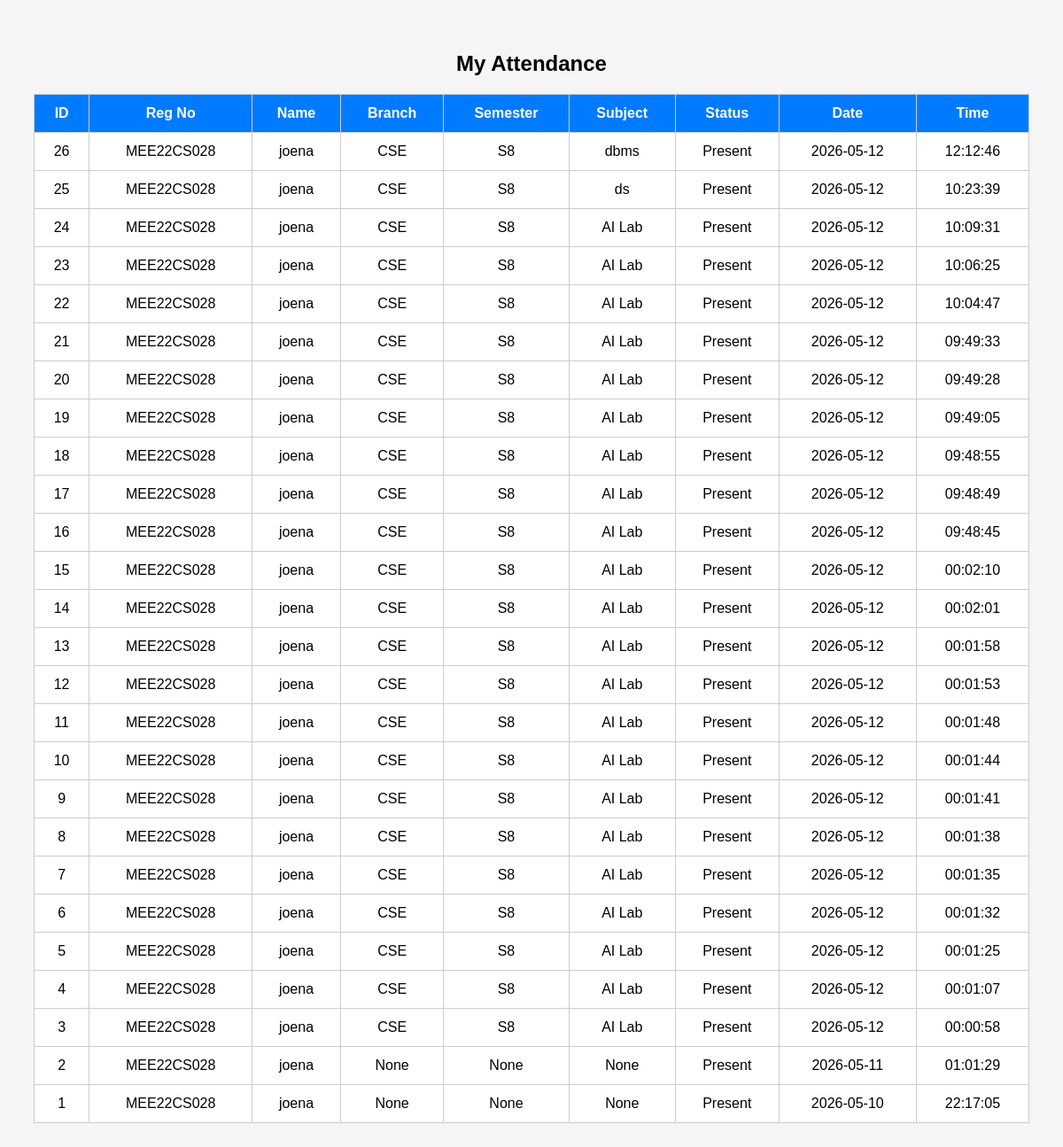
/my_attendance (signed in), run on the app's committed database.
### tables this page shows
CREATE TABLE attendance(
    id INTEGER PRIMARY KEY AUTOINCREMENT,
    regno TEXT,
    name TEXT,
    branch TEXT,
    semester TEXT,
    subject TEXT,
    status TEXT,
    date TEXT,
    time TEXT
);

### app.py (the view)
@app.route('/my_attendance')
def my_attendance():
    if 'regno' not in session:
        return redirect('/student_login_page')
    regno = session['regno']
    conn = sqlite3.connect('students.db')
    cursor = conn.cursor()
    cursor.execute("""
        SELECT *
        FROM attendance
        WHERE regno=?
        ORDER BY id DESC
    """, (regno,))
    data = cursor.fetchall()
    conn.close()
    return render_template(
        'my_attendance.html',
        data=data
    )

### templates/my_attendance.html (shortened to what this page needs)
<!DOCTYPE html>
<html>
<head>
</head>
<body>
<h2>My Attendance</h2>
<table>
    <tr>
        <th>ID</th>
        <th>Reg No</th>
        <th>Name</th>
        <th>Branch</th>
        <th>Semester</th>
        <th>Subject</th>
        <th>Status</th>
        <th>Date</th>
        <th>Time</th>
    </tr>
    {% for row in data %}
    <tr>
        <td>{{ row[0] }}</td>
        <td>{{ row[1] }}</td>
        <td>{{ row[2] }}</td>
        <td>{{ row[3] }}</td>
        <td>{{ row[4] }}</td>
        <td>{{ row[5] }}</td>
        <td>{{ row[6] }}</td>
        <td>{{ row[7] }}</td>
        <td>{{ row[8] }}</td>
    </tr>
    {% endfor %}
</table>
</body>
</html>

### templates/my_attendance.html (style rules this page uses)
body { font-family: Arial; background:#f5f5f5; padding:30px; }
table { width:100%; border-collapse: collapse; background:white; }
th, td { padding:12px; border:1px solid #ccc; text-align:center; }
th { background:#007bff; color:white; }
h2 { text-align:center; }

### data on the page
attendance: id "26", regno "MEE22CS028", name "joena", branch "CSE", semester "S8", subject "dbms", status "Present", date "2026-05-12", time "12:12:46"
attendance: id "25", regno "MEE22CS028", name "joena", branch "CSE", semester "S8", subject "ds", status "Present", date "2026-05-12", time "10:23:39"
attendance: id "24", regno "MEE22CS028", name "joena", branch "CSE", semester "S8", subject "AI Lab", status "Present", date "2026-05-12", time "10:09:31"
attendance: id "23", regno "MEE22CS028", name "joena", branch "CSE", semester "S8", subject "AI Lab", status "Present", date "2026-05-12", time "10:06:25"
attendance: id "22", regno "MEE22CS028", name "joena", branch "CSE", semester "S8", subject "AI Lab", status "Present", date "2026-05-12", time "10:04:47"
attendance: id "21", regno "MEE22CS028", name "joena", branch "CSE", semester "S8", subject "AI Lab", status "Present", date "2026-05-12", time "09:49:33"
attendance: id "20", regno "MEE22CS028", name "joena", branch "CSE", semester "S8", subject "AI Lab", status "Present", date "2026-05-12", time "09:49:28"
attendance: id "19", regno "MEE22CS028", name "joena", branch "CSE", semester "S8", subject "AI Lab", status "Present", date "2026-05-12", time "09:49:05"
attendance: id "18", regno "MEE22CS028", name "joena", branch "CSE", semester "S8", subject "AI Lab", status "Present", date "2026-05-12", time "09:48:55"
attendance: id "17", regno "MEE22CS028", name "joena", branch "CSE", semester "S8", subject "AI Lab", status "Present", date "2026-05-12", time "09:48:49"
attendance: id "16", regno "MEE22CS028", name "joena", branch "CSE", semester "S8", subject "AI Lab", status "Present", date "2026-05-12", time "09:48:45"
attendance: id "15", regno "MEE22CS028", name "joena", branch "CSE", semester "S8", subject "AI Lab", status "Present", date "2026-05-12", time "00:02:10"
attendance: id "14", regno "MEE22CS028", name "joena", branch "CSE", semester "S8", subject "AI Lab", status "Present", date "2026-05-12", time "00:02:01"
attendance: id "13", regno "MEE22CS028", name "joena", branch "CSE", semester "S8", subject "AI Lab", status "Present", date "2026-05-12", time "00:01:58"
attendance: id "12", regno "MEE22CS028", name "joena", branch "CSE", semester "S8", subject "AI Lab", status "Present", date "2026-05-12", time "00:01:53"
attendance: id "11", regno "MEE22CS028", name "joena", branch "CSE", semester "S8", subject "AI Lab", status "Present", date "2026-05-12", time "00:01:48"
attendance: id "10", regno "MEE22CS028", name "joena", branch "CSE", semester "S8", subject "AI Lab", status "Present", date "2026-05-12", time "00:01:44"
attendance: id "9", regno "MEE22CS028", name "joena", branch "CSE", semester "S8", subject "AI Lab", status "Present", date "2026-05-12", time "00:01:41"
attendance: id "8", regno "MEE22CS028", name "joena", branch "CSE", semester "S8", subject "AI Lab", status "Present", date "2026-05-12", time "00:01:38"
attendance: id "7", regno "MEE22CS028", name "joena", branch "CSE", semester "S8", subject "AI Lab", status "Present", date "2026-05-12", time "00:01:35"
attendance: id "6", regno "MEE22CS028", name "joena", branch "CSE", semester "S8", subject "AI Lab", status "Present", date "2026-05-12", time "00:01:32"
attendance: id "5", regno "MEE22CS028", name "joena", branch "CSE", semester "S8", subject "AI Lab", status "Present", date "2026-05-12", time "00:01:25"
attendance: id "4", regno "MEE22CS028", name "joena", branch "CSE", semester "S8", subject "AI Lab", status "Present", date "2026-05-12", time "00:01:07"
attendance: id "3", regno "MEE22CS028", name "joena", branch "CSE", semester "S8", subject "AI Lab", status "Present", date "2026-05-12", time "00:00:58"
attendance: id "2", regno "MEE22CS028", name "joena", row "None", status "Present", date "2026-05-11", time "01:01:29"
attendance: id "1", regno "MEE22CS028", name "joena", row "None", status "Present", date "2026-05-10", time "22:17:05"
